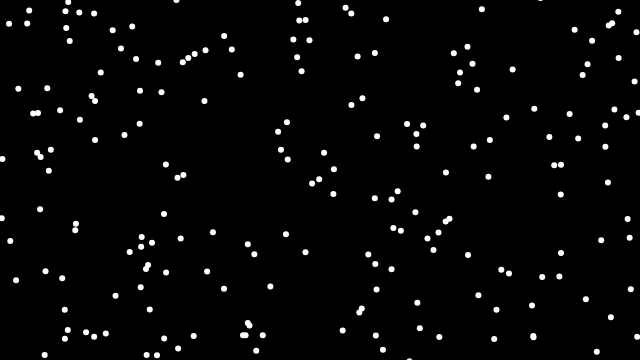
Frame 1 (no input)
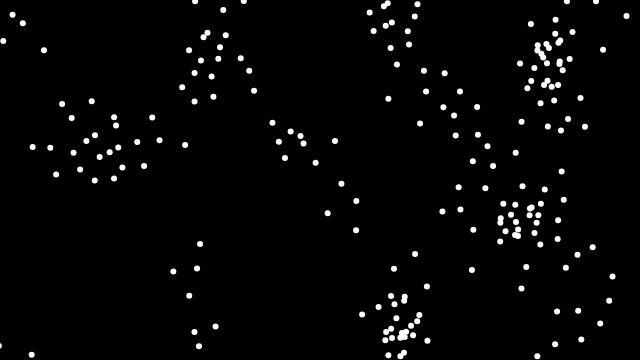
Frame 60 (no input)
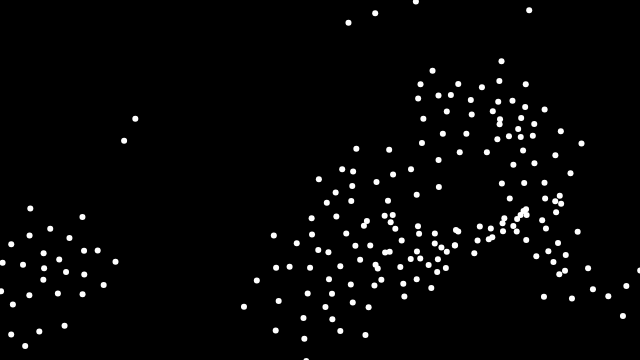
Frame 120 (the mouse pressed at the canvas centre since frame 60)

The p5.js sketch that drew these frames (run headless with seeded random() and noise() and a simulated clock; from frame 60 on, the mouse is pressed at the canvas centre):

// p5.js sketch
// ── sketch.js
const flock = [];

let alignSlider, cohesionSlider, separationSlider;

function setup() {
  createCanvas(640, 360);
  alignSlider = createSlider(0, 2, 1.5, 0.1);
  cohesionSlider = createSlider(0, 2, 1, 0.1);
  separationSlider = createSlider(0, 2, 2, 0.1);
  for (let i = 0; i < 200; i++) {
    flock.push(new Boid());
  }

}

function draw() {
  background(0);
  for (let boid of flock) {
    boid.edges();
    boid.flock(flock);
    boid.update();
    boid.show();
  }  
}
// ── boid.js
class Boid {
    constructor() {
      this.position = createVector(random(width), random(height));
      this.velocity = p5.Vector.random2D();
      this.velocity.setMag(random(2, 4));
      this.acceleration = createVector();
      this.maxForce = 0.2;
      this.maxSpeed = 5;
    }
  
    edges() {
      if (this.position.x > width) {
        this.position.x = 0;
      } else if (this.position.x < 0) {
        this.position.x = width;
      }
      if (this.position.y > height) {
        this.position.y = 0;
      } else if (this.position.y < 0) {
        this.position.y = height;
      }
    }
  
    align(boids) {
      let perceptionRadius = 25;
      let steering = createVector();
      let total = 0;
      for (let other of boids) {
        let d = dist(this.position.x, this.position.y, other.position.x, other.position.y);
        if (other != this && d < perceptionRadius) {
          steering.add(other.velocity);
          total++;
        }
      }
      if (total > 0) {
        steering.div(total);
        steering.setMag(this.maxSpeed);
        steering.sub(this.velocity);
        steering.limit(this.maxForce);
      }
      return steering;
    }
  
    separation(boids) {
      let perceptionRadius = 24;
      let steering = createVector();
      let total = 0;
      for (let other of boids) {
        let d = dist(this.position.x, this.position.y, other.position.x, other.position.y);
        if (other != this && d < perceptionRadius) {
          let diff = p5.Vector.sub(this.position, other.position);
          diff.div(d * d);
          steering.add(diff);
          total++;
        }
      }
      if (total > 0) {
        steering.div(total);
        steering.setMag(this.maxSpeed);
        steering.sub(this.velocity);
        steering.limit(this.maxForce);
      }
      return steering;
    }
  
    cohesion(boids) {
      let perceptionRadius = 50;
      let steering = createVector();
      let total = 0;
      for (let other of boids) {
        let d = dist(this.position.x, this.position.y, other.position.x, other.position.y);
        if (other != this && d < perceptionRadius) {
          steering.add(other.position);
          total++;
        }
      }
      if (total > 0) {
        steering.div(total);
        steering.sub(this.position);
        steering.setMag(this.maxSpeed);
        steering.sub(this.velocity);
        steering.limit(this.maxForce);
      }
      return steering;
    }
  
    flock(boids) {
      let alignment = this.align(boids);
      let cohesion = this.cohesion(boids);
      let separation = this.separation(boids);
  
      alignment.mult(alignSlider.value());
      cohesion.mult(cohesionSlider.value());
      separation.mult(separationSlider.value());
  
      this.acceleration.add(alignment);
      this.acceleration.add(cohesion);
      this.acceleration.add(separation);
    }
  
    update() {
      this.position.add(this.velocity);
      this.velocity.add(this.acceleration);
      this.velocity.limit(this.maxSpeed);
      this.acceleration.mult(0);
    }
  
    show() {
      strokeWeight(6);
      stroke(255);
      point(this.position.x, this.position.y);
    }
  }
  
// ── quadtree.js
class Point {
    constructor(x, y, data) {
        this.x = x;
        this.y = y;
        this.data = data;
    }
}

class Rectangle {
    constructor(x, y, w, h) {
        this.x = x;
        this.y = y;
        this.w = w;
        this.h = h;
    }
  
    get left() {
        return this.x - this.w / 2;
    }
  
    get right() {
        return this.x + this.w / 2;
    }
  
    get top() {
        return this.y - this.h / 2;
    }
  
    get bottom() {
        return this.y + this.h / 2;
    }
  
    contains(point) {
        return (point.x >= this.x - this.w &&
            point.x <= this.x + this.w &&
            point.y >= this.y - this.h &&
            point.y <= this.y + this.h);
    }
  
  
    intersects(range) {
        return !(range.x - range.w > this.x + this.w ||
            range.x + range.w < this.x - this.w ||
            range.y - range.h > this.y + this.h ||
            range.y + range.h < this.y - this.h);
    }
}

class Circle {
    constructor(x, y, r) {
        this.x = x;
        this.y = y;
        this.r = r;
        this.rSquared = this.r * this.r;
    }
  
    contains(point) {
        // check if the point is in the circle by checking if the euclidean distance of
        // the point and the center of the circle if smaller or equal to the radius of
        // the circle
        let d = Math.pow((point.x - this.x), 2) + Math.pow((point.y - this.y), 2);
        return d <= this.rSquared;
    }
  
    intersects(range) {
    
        let xDist = Math.abs(range.x - this.x);
        let yDist = Math.abs(range.y - this.y);
    
        // radius of the circle
        let r = this.r;
    
        let w = range.w;
        let h = range.h;
    
        let edges = Math.pow((xDist - w), 2) + Math.pow((yDist - h), 2);
    
        // no intersection
        if (xDist > (r + w) || yDist > (r + h))
            return false;
    
        // intersection within the circle
        if (xDist <= w || yDist <= h)
            return true;
    
        // intersection on the edge of the circle
        return edges <= this.rSquared;
    }
}

class QuadTree {
    constructor(boundary, capacity, draw) {
        if (!boundary) {
            throw TypeError('Boundary is null or undefined.');
        }
        if (!(boundary instanceof Rectangle)) {
            throw TypeError('boundary should be a Rectangle');
        }
        if (typeof capacity !== 'number') {
            throw TypeError(`capacity should be a number but is a ${typeof capacity}`);
        }
        if (capacity < 1) {
            throw RangeError('capacity must be greater than 0');
        }
        this.boundary = boundary;
        this.capacity = capacity;
        this.points = [];
        this.draw = draw;
        this.divided = false;
    }

    insert(point) {
        if (!this.boundary.contains(point)) {
            return false;
        }
        if (this.points.length < this.capacity) {
            this.points.push(point);
            return true;
        }
        if (!this.divided) {
            this.subdivide();
        }
        return (this.northeast.insert(point) || this.northwest.insert(point) ||
        this.southeast.insert(point) || this.southwest.insert(point));
    }

    subdivide() {
        let x = this.boundary.x;
        let y = this.boundary.y;
        let w = this.boundary.w / 2;
        let h = this.boundary.h / 2;

        let ne = new Rectangle(x + w, y - h, w, h);
        this.northeast = new QuadTree(ne, this.capacity);
        let nw = new Rectangle(x - w, y - h, w, h);
        this.northwest = new QuadTree(nw, this.capacity);
        let se = new Rectangle(x + w, y + h, w, h);
        this.southeast = new QuadTree(se, this.capacity);
        let sw = new Rectangle(x - w, y + h, w, h);
        this.southwest = new QuadTree(sw, this.capacity);

        //this.drawSquares(ne, nw, se, sw);

        this.divided = true;
    }

    drawSquares(ne, nw, se, sw) {
        fill('rgba(0,0,0,0)');
        stroke('rgba(255,255,255,0.3)');
        strokeWeight(1);
        rectMode(RADIUS);
        rect(ne.x, ne.y, ne.w, ne.h);
        rect(nw.x, nw.y, nw.w, nw.h);
        rect(se.x, se.y, se.w, se.h);
        rect(sw.x, sw.y, sw.w, sw.h);
    }

    query(range, found) {
        if (!found) {
            found = [];
        }

        if (!range.intersects(this.boundary)) {
            return found;
        }

        for (let p of this.points) {
            if (range.contains(p)) {
                found.push(p);
            }
        }
        if (this.divided) {
            this.northwest.query(range, found);
            this.northeast.query(range, found);
            this.southwest.query(range, found);
            this.southeast.query(range, found);
        }
        return found;
    }

    closest(point, count, maxDistance) {
        if (typeof point === "undefined") {
            throw TypeError("Method 'closest' needs a point");
        }
        if (typeof count === "undefined") {
            count = 1;
        }
    
        // Limit to number of points in this QuadTree
        if (this.length == 0) {
            return [];
        }
        if (this.length < count) {
            return this.points;
        }
    
        if (typeof maxDistance === "undefined") {
          // A circle that contains the entire QuadTree
            const outerReach = Math.sqrt(
                Math.pow(this.boundary.w, 2) + Math.pow(this.boundary.h, 2)
            );
          // Distance of query point from center
            const pointDistance = Math.sqrt(
                Math.pow(point.x, 2) + Math.pow(point.y, 2)
            );
          // One QuadTree size away from the query point
            maxDistance = outerReach + pointDistance;
        }
    
        // Binary search with Circle queries
        let inner = 0;
        let outer = maxDistance;
        let limit = 8; // Limit to avoid infinite loops caused by ties
        let points;
        while (limit > 0) {
            const radius = (inner + outer) / 2;
            const range = new Circle(point.x, point.y, radius);
            points = this.query(range);
            if (points.length === count) {
                return points; // Return when we hit the right size
            } 
            else if (points.length < count) {
                inner = radius;
            } 
            else {
                outer = radius;
                limit --;
            }
        }
        // Sort by squared distance
        points.sort(
            (a, b) => {
                const aDist = Math.pow(point.x - a.x, 2) +
                    Math.pow(point.y - a.y, 2);
                const bDist = Math.pow(point.x - b.x, 2) +
                    Math.pow(point.y - b.y, 2);
                return aDist - bDist;
            }
        );
        // Slice to return correct count (breaks ties)
        return points.slice(0, count);
    }

    forEach(fn) {
        this.points.forEach(fn);
        if (this.divided) {
            this.northeast.forEach(fn);
            this.northwest.forEach(fn);
            this.southeast.forEach(fn);
            this.southwest.forEach(fn);
        }
    }

    merge(other, capacity) {
        let left = Math.min(this.boundary.left, other.boundary.left);
        let right = Math.max(this.boundary.right, other.boundary.right);
        let top = Math.min(this.boundary.top, other.boundary.top);
        let bottom = Math.max(this.boundary.bottom, other.boundary.bottom);
        let height = bottom - top;
        let width = right - left;
        let midX = left + width / 2;
        let midY = top + height / 2;
        let boundary = new Rectangle(midX, midY, width, height);
        let result = new QuadTree(boundary, capacity);
        this.forEach(point => result.insert(point));
        other.forEach(point => result.insert(point));
    
        return result;
    }

    get length() {
        let count = this.points.length;
        if (this.divided) {
            count += this.northwest.length;
            count += this.northeast.length;
            count += this.southwest.length;
            count += this.southeast.length;
        }
        return count;
    }


}
// ── style.css
canvas {
    display: block;
    margin: 0 auto;
}

body {
    display: block;
    width: calc(100vw);
    height: calc(100vh);
    background-image: radial-gradient(rgb(24, 58, 11), rgb(0, 0, 0));
    overflow: hidden;
}
